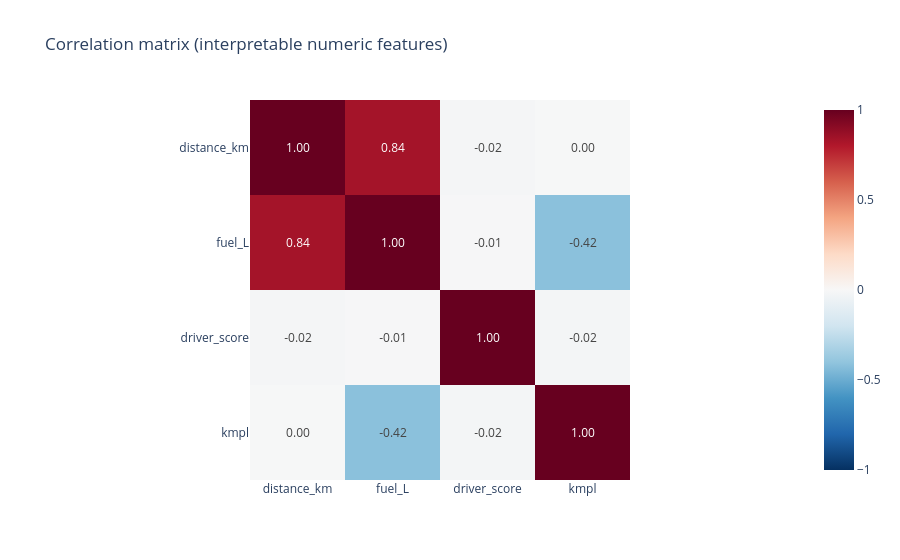

The notebook cell saved with this chart:
### Code cell
correlation = trips[["distance_km", "fuel_L", "driver_score", "kmpl"]].corr()
fig = px.imshow(
    correlation,
    text_auto=".2f",
    color_continuous_scale="RdBu_r",
    zmin=-1,
    zmax=1,
    title="Correlation matrix (interpretable numeric features)",
)
fig.write_image(config.FIGURES / "07_correlation.png", width=700, height=600, scale=2)
fig.show()

### Figure 1 — Plotly figure (JSON) as saved in the notebook; plotly's stock layout.template omitted (floating-point values rounded to 4 significant figures)
{"data": [{"coloraxis": "coloraxis", "hovertemplate": "x: %{x}<br>y: %{y}<br>color: %{z}<extra></extra>", "name": "0", "texttemplate": "%{z:.2f}", "type": "heatmap", "x": ["distance_km", "fuel_L", "driver_score", "kmpl"], "xaxis": "x", "y": ["distance_km", "fuel_L", "driver_score", "kmpl"], "yaxis": "y", "z": [[1.0, 0.8371, -0.01697, -0.004219], [0.8371, 1.0, -0.007494, -0.4174], [-0.01697, -0.007494, 1.0, -0.0226], [-0.004219, -0.4174, -0.0226, 1.0]]}], "layout": {"coloraxis": {"autocolorscale": false, "cmax": 1, "cmin": -1, "colorscale": [[0.0, "rgb(5,48,97)"], [0.1, "rgb(33,102,172)"], [0.2, "rgb(67,147,195)"], [0.3, "rgb(146,197,222)"], [0.4, "rgb(209,229,240)"], [0.5, "rgb(247,247,247)"], [0.6, "rgb(253,219,199)"], [0.7, "rgb(244,165,130)"], [0.8, "rgb(214,96,77)"], [0.9, "rgb(178,24,43)"], [1.0, "rgb(103,0,31)"]]}, "title": {"text": "Correlation matrix (interpretable numeric features)"}, "xaxis": {"anchor": "y", "constrain": "domain", "domain": [0.0, 1.0], "scaleanchor": "y"}, "yaxis": {"anchor": "x", "autorange": "reversed", "constrain": "domain", "domain": [0.0, 1.0]}}}
